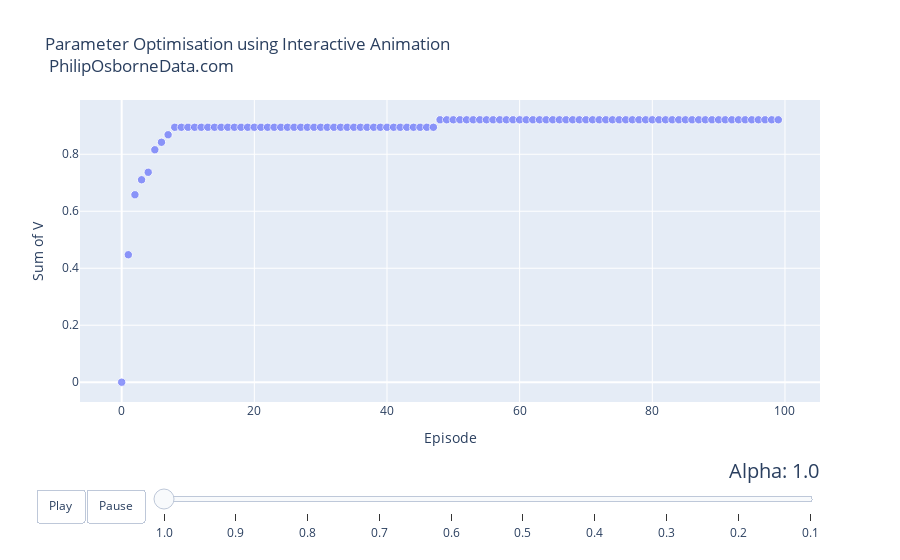

Source (notebook cell):
### Code cell
%matplotlib inline

dataset = VforInteractiveGraphA3

continents = []
for continent in dataset['continent']:
    if continent not in continents:
        continents.append(continent)
# make figure
figure = {
    'data': [],
    'layout': {},
    'frames': []
}

# fill in most of layout
figure['layout']['title'] = "Parameter Optimisation using Interactive Animation <br> PhilipOsborneData.com"
figure['layout']['xaxis'] = {'title': 'Episode'}
figure['layout']['yaxis'] = {'title': 'Sum of V', 'type': 'linear'}
figure['layout']['hovermode'] = 'closest'
figure['layout']['sliders'] = {
    'args': [
        'transition', {
            'duration': 400,
            'easing': 'cubic-in-out'
        }
    ],
    'initialValue': '1952',
    'plotlycommand': 'animate',
    'values': years,
    'visible': True
}
figure['layout']['updatemenus'] = [
    {
        'buttons': [
            {
                'args': [None, {'frame': {'duration': 500, 'redraw': False},
                         'fromcurrent': True, 'transition': {'duration': 300, 'easing': 'quadratic-in-out'}}],
                'label': 'Play',
                'method': 'animate'
            },
            {
                'args': [[None], {'frame': {'duration': 0, 'redraw': False}, 'mode': 'immediate',
                'transition': {'duration': 0}}],
                'label': 'Pause',
                'method': 'animate'
            }
        ],
        'direction': 'left',
        'pad': {'r': 10, 't': 87},
        'showactive': False,
        'type': 'buttons',
        'x': 0.1,
        'xanchor': 'right',
        'y': 0,
        'yanchor': 'top'
    }
]

sliders_dict = {
    'active': 0,
    'yanchor': 'top',
    'xanchor': 'left',
    'currentvalue': {
        'font': {'size': 20},
        'prefix': 'Alpha: ',
        'visible': True,
        'xanchor': 'right'
    },
    'transition': {'duration': 300, 'easing': 'cubic-in-out'},
    'pad': {'b': 10, 't': 50},
    'len': 0.9,
    'x': 0.1,
    'y': 0,
    'steps': []
}

# make data
year = 1.0
for continent in continents:
    dataset_by_year = dataset[np.round(dataset['year'],1) == np.round(year,1)]
    dataset_by_year_and_cont = dataset_by_year[dataset_by_year['continent'] == continent]

    data_dict = {
        'x': list(dataset_by_year_and_cont['lifeExp']),
        'y': list(dataset_by_year_and_cont['gdpPercap']),
        'mode': 'markers',
        'text': list(dataset_by_year_and_cont['country']),
        'marker': {
            'sizemode': 'area',
            'sizeref': 200000,
            'size': list(dataset_by_year_and_cont['pop'])
        },
        'name': continent
    }
    figure['data'].append(data_dict)

# make frames
for year in years:
    frame = {'data': [], 'name': str(year)}
    for continent in continents:
        dataset_by_year = dataset[np.round(dataset['year'],1) == np.round(year,1)]
        dataset_by_year_and_cont = dataset_by_year[dataset_by_year['continent'] == continent]

        data_dict = {
            'x': list(dataset_by_year_and_cont['lifeExp']),
            'y': list(dataset_by_year_and_cont['gdpPercap']),
            'mode': 'markers',
            'text': list(dataset_by_year_and_cont['country']),
            'marker': {
                'sizemode': 'area',
                'sizeref': 200000,
                'size': list(dataset_by_year_and_cont['pop'])
            },
            'name': continent
        }
        frame['data'].append(data_dict)

    figure['frames'].append(frame)
    slider_step = {'args': [
        [year],
        {'frame': {'duration': 300, 'redraw': False},
         'mode': 'immediate',
       'transition': {'duration': 300}}
     ],
     'label': year,
     'method': 'animate'}
    sliders_dict['steps'].append(slider_step)


figure['layout']['sliders'] = [sliders_dict]

iplot(figure)
plt.show()

### Figure 1 — Plotly figure (JSON) as saved in the notebook; plotly's stock layout.template omitted (floating-point values rounded to 4 significant figures)
{"data": [{"name": "Test", "text": ["Test2", "Test2", "Test2", "Test2", "Test2", "Test2", "Test2", "Test2", "Test2", "Test2", "Test2", "Test2", "Test2", "Test2", "Test2", "Test2", "Test2", "Test2", "Test2", "Test2", "Test2", "Test2", "Test2", "Test2", "Test2", "Test2", "Test2", "Test2", "Test2", "Test2", "Test2", "Test2", "Test2", "Test2", "Test2", "Test2", "Test2", "Test2", "Test2", "Test2", "Test2", "Test2", "Test2", "Test2", "Test2", "Test2", "Test2", "Test2", "Test2", "Test2", "Test2", "Test2", "Test2", "Test2", "Test2", "Test2", "Test2", "Test2", "Test2", "Test2", "Test2", "Test2", "Test2", "Test2", "Test2", "Test2", "Test2", "Test2", "Test2", "Test2", "Test2", "Test2", "Test2", "Test2", "Test2", "Test2", "Test2", "Test2", "Test2", "Test2", "Test2", "Test2", "Test2", "Test2", "Test2", "Test2", "Test2", "Test2", "Test2", "Test2", "Test2", "Test2", "Test2", "Test2", "Test2", "Test2", "Test2", "Test2", "Test2", "Test2"], "y": [0, 0.4474, 0.6579, 0.7105, 0.7368, 0.8158, 0.8421, 0.8684, 0.8947, 0.8947, 0.8947, 0.8947, 0.8947, 0.8947, 0.8947, 0.8947, 0.8947, 0.8947, 0.8947, 0.8947, 0.8947, 0.8947, 0.8947, 0.8947, 0.8947, 0.8947, 0.8947, 0.8947, 0.8947, 0.8947, 0.8947, 0.8947, 0.8947, 0.8947, 0.8947, 0.8947, 0.8947, 0.8947, 0.8947, 0.8947, 0.8947, 0.8947, 0.8947, 0.8947, 0.8947, 0.8947, 0.8947, 0.8947, 0.9211, 0.9211, 0.9211, 0.9211, 0.9211, 0.9211, 0.9211, 0.9211, 0.9211, 0.9211, 0.9211, 0.9211, 0.9211, 0.9211, 0.9211, 0.9211, 0.9211, 0.9211, 0.9211, 0.9211, 0.9211, 0.9211, 0.9211, 0.9211, 0.9211, 0.9211, 0.9211, 0.9211, 0.9211, 0.9211, 0.9211, 0.9211, 0.9211, 0.9211, 0.9211, 0.9211, 0.9211, 0.9211, 0.9211, 0.9211, 0.9211, 0.9211, 0.9211, 0.9211, 0.9211, 0.9211, 0.9211, 0.9211, 0.9211, 0.9211, 0.9211, 0.9211], "mode": "markers", "marker": {"sizemode": "area", "sizeref": 200000, "size": [7000000, 7000000, 7000000, 7000000, 7000000, 7000000, 7000000, 7000000, 7000000, 7000000, 7000000, 7000000, 7000000, 7000000, 7000000, 7000000, 7000000, 7000000, 7000000, 7000000, 7000000, 7000000, 7000000, 7000000, 7000000, 7000000, 7000000, 7000000, 7000000, 7000000, 7000000, 7000000, 7000000, 7000000, 7000000, 7000000, 7000000, 7000000, 7000000, 7000000, 7000000, 7000000, 7000000, 7000000, 7000000, 7000000, 7000000, 7000000, 7000000, 7000000, 7000000, 7000000, 7000000, 7000000, 7000000, 7000000, 7000000, 7000000, 7000000, 7000000, 7000000, 7000000, 7000000, 7000000, 7000000, 7000000, 7000000, 7000000, 7000000, 7000000, 7000000, 7000000, 7000000, 7000000, 7000000, 7000000, 7000000, 7000000, 7000000, 7000000, 7000000, 7000000, 7000000, 7000000, 7000000, 7000000, 7000000, 7000000, 7000000, 7000000, 7000000, 7000000, 7000000, 7000000, 7000000, 7000000, 7000000, 7000000, 7000000, 7000000]}, "x": [0, 1, 2, 3, 4, 5, 6, 7, 8, 9, 10, 11, 12, 13, 14, 15, 16, 17, 18, 19, 20, 21, 22, 23, 24, 25, 26, 27, 28, 29, 30, 31, 32, 33, 34, 35, 36, 37, 38, 39, 40, 41, 42, 43, 44, 45, 46, 47, 48, 49, 50, 51, 52, 53, 54, 55, 56, 57, 58, 59, 60, 61, 62, 63, 64, 65, 66, 67, 68, 69, 70, 71, 72, 73, 74, 75, 76, 77, 78, 79, 80, 81, 82, 83, 84, 85, 86, 87, 88, 89, 90, 91, 92, 93, 94, 95, 96, 97, 98, 99], "type": "scatter"}], "layout": {"title": {"text": "Parameter Optimisation using Interactive Animation <br> PhilipOsborneData.com"}, "yaxis": {"type": "linear", "title": {"text": "Sum of V"}}, "updatemenus": [{"yanchor": "top", "direction": "left", "showactive": false, "xanchor": "right", "buttons": [{"args": [null, {"frame": {"duration": 500, "redraw": false}, "transition": {"duration": 300, "easing": "quadratic-in-out"}, "fromcurrent": true}], "method": "animate", "label": "Play"}, {"args": [[null], {"frame": {"duration": 0, "redraw": false}, "transition": {"duration": 0}, "mode": "immediate"}], "method": "animate", "label": "Pause"}], "pad": {"r": 10, "t": 87}, "y": 0, "x": 0.1, "type": "buttons"}], "sliders": [{"yanchor": "top", "currentvalue": {"visible": true, "prefix": "Alpha: ", "font": {"size": 20}, "xanchor": "right"}, "xanchor": "left", "transition": {"duration": 300, "easing": "cubic-in-out"}, "len": 0.9, "y": 0, "steps": [{"args": [[1], {"frame": {"duration": 300, "redraw": false}, "transition": {"duration": 300}, "mode": "immediate"}], "method": "animate", "label": "1.0"}, {"args": [[0.9], {"frame": {"duration": 300, "redraw": false}, "transition": {"duration": 300}, "mode": "immediate"}], "method": "animate", "label": "0.9"}, {"args": [[0.8], {"frame": {"duration": 300, "redraw": false}, "transition": {"duration": 300}, "mode": "immediate"}], "method": "animate", "label": "0.8"}, {"args": [[0.7], {"frame": {"duration": 300, "redraw": false}, "transition": {"duration": 300}, "mode": "immediate"}], "method": "animate", "label": "0.7"}, {"args": [[0.6], {"frame": {"duration": 300, "redraw": false}, "transition": {"duration": 300}, "mode": "immediate"}], "method": "animate", "label": "0.6"}, {"args": [[0.5], {"frame": {"duration": 300, "redraw": false}, "transition": {"duration": 300}, "mode": "immediate"}], "method": "animate", "label": "0.5"}, {"args": [[0.4], {"frame": {"duration": 300, "redraw": false}, "transition": {"duration": 300}, "mode": "immediate"}], "method": "animate", "label": "0.4"}, {"args": [[0.3], {"frame": {"duration": 300, "redraw": false}, "transition": {"duration": 300}, "mode": "immediate"}], "method": "animate", "label": "0.3"}, {"args": [[0.2], {"frame": {"duration": 300, "redraw": false}, "transition": {"duration": 300}, "mode": "immediate"}], "method": "animate", "label": "0.2"}, {"args": [[0.1], {"frame": {"duration": 300, "redraw": false}, "transition": {"duration": 300}, "mode": "immediate"}], "method": "animate", "label": "0.1"}], "x": 0.1, "active": 0, "pad": {"b": 10, "t": 50}}], "xaxis": {"title": {"text": "Episode"}}, "hovermode": "closest"}}
